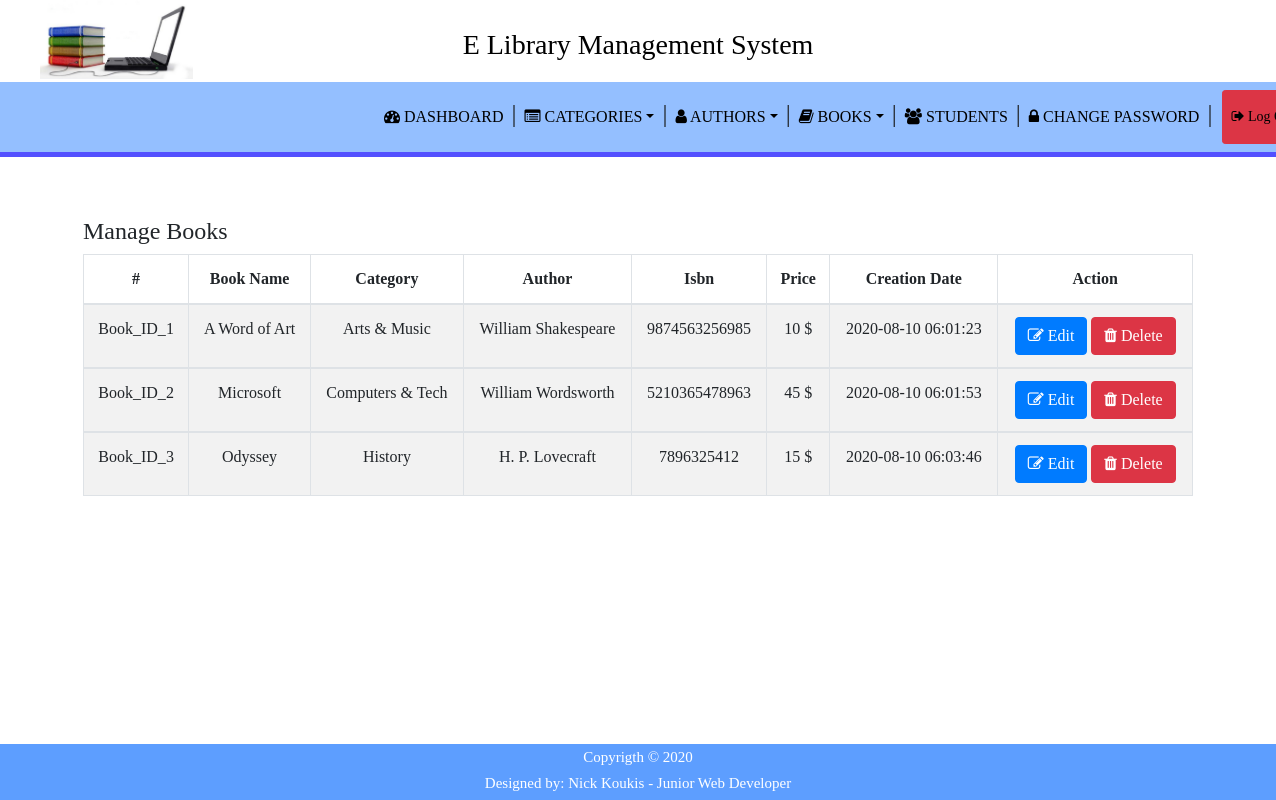
The page /admin/manage_books.php on the database as committed earlier.
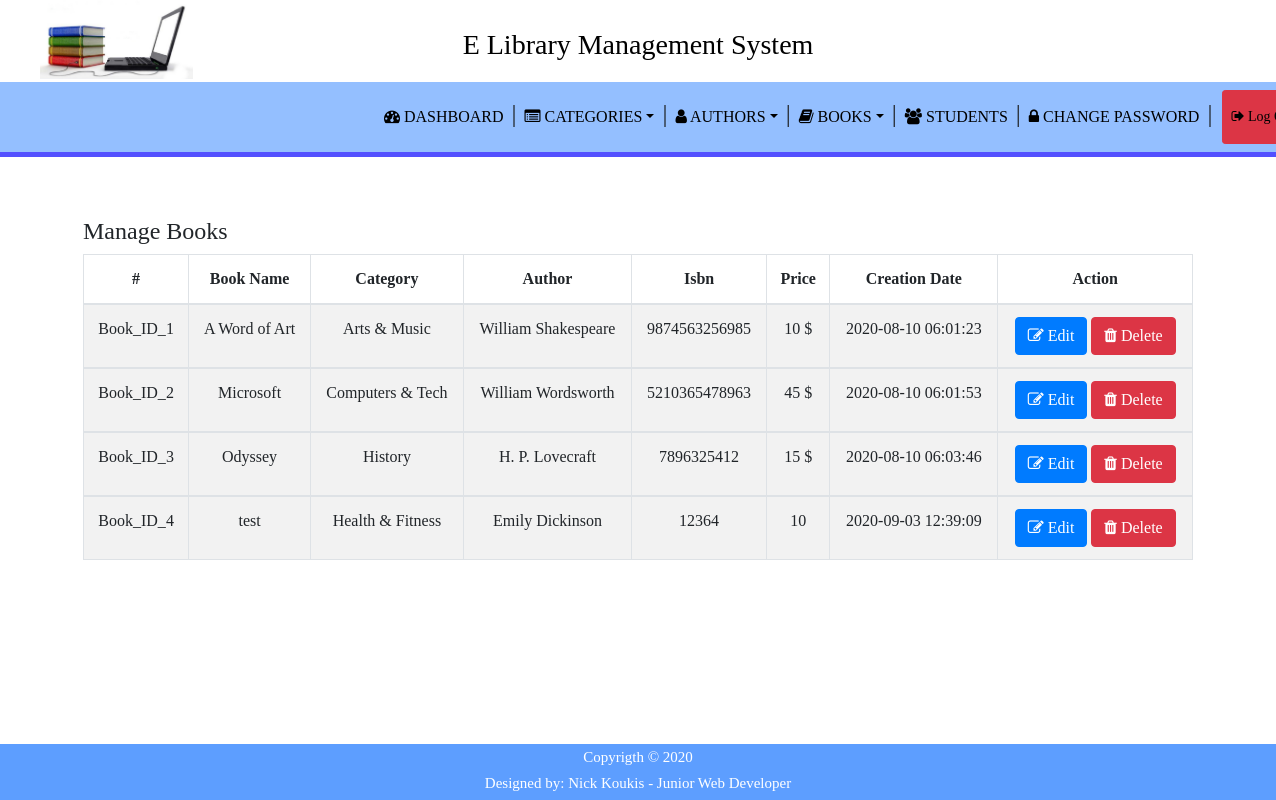
The same page on the database as committed later.
### tables this page shows
CREATE TABLE `admin_credits` (
  `id` int(11) NOT NULL,
  `username` varchar(100) NOT NULL,
  `password` varchar(100) NOT NULL,
  `creation_date` timestamp NULL DEFAULT current_timestamp(),
  `updation_date` timestamp NULL DEFAULT NULL ON UPDATE current_timestamp()
);

CREATE TABLE `books` (
  `id` int(11) NOT NULL,
  `book_name` varchar(250) NOT NULL,
  `category_id` int(11) NOT NULL,
  `author_id` int(11) NOT NULL,
  `price` varchar(100) NOT NULL,
  `isbn` varchar(100) NOT NULL,
  `creation_date` timestamp NULL DEFAULT current_timestamp(),
  `updation_date` timestamp NULL DEFAULT NULL ON UPDATE current_timestamp(),
  `status` int(11) DEFAULT 1
);

CREATE TABLE `category` (
  `id` int(11) NOT NULL,
  `category_name` varchar(150) NOT NULL,
  `status` int(1) NOT NULL,
  `creation_date` timestamp NULL DEFAULT current_timestamp(),
  `updation_date` timestamp NULL DEFAULT NULL ON UPDATE current_timestamp()
);

CREATE TABLE `authors` (
  `id` int(11) NOT NULL,
  `author_name` varchar(250) NOT NULL,
  `creation_date` timestamp NULL DEFAULT current_timestamp(),
  `updation_date` timestamp NULL DEFAULT NULL ON UPDATE current_timestamp()
);

### admin/manage_books.php (the view, shortened to what the changed rows need)
<?php
include 'admin_server.php';
?>
<!DOCTYPE html>
<html lang="en">
<head>
    <link rel="stylesheet" href="https://stackpath.bootstrapcdn.com/bootstrap/4.5.2/css/bootstrap.min.css">
    <link rel="stylesheet" href="https://cdnjs.cloudflare.com/ajax/libs/font-awesome/4.7.0/css/font-awesome.min.css">
    <link rel="stylesheet" href="assets/CSS/header.css">
    <link rel="stylesheet" href="assets/CSS/footer.css">
    <link rel="stylesheet" href="assets/CSS/manage_books.css">
</head>
    <body>
        <?php include 'includes/header.php'; ?>
        <?php
        if(isset($_GET['page'])){
            $page = $_GET['page'];
        }else{
            $page = 1;
        }
        $num_per_page = 05;
        $start_from = ($page-1)*05;
        $query = " SELECT books.id,books.book_name,category.category_name,authors.author_name,books.isbn,books.price,books.creation_date,books.updation_date
        from books inner join category on books.category_id=category.id inner join authors on books.author_id=authors.id
        limit $start_from, $num_per_page";
        $result = mysqli_query($db,$query);
        ?>
        <div class="content-wrapper ">
            <div class="container">
                <div class="row pad-botm">
                    <div class="col-md-12">
                        <div class="table-responsive">
                            <table class="table table-striped table-bordered table-hover " >
                            <thead>
                                <tr>
                                    <th>#</th>
                                    <th>Book Name</th>
                                    <th>Category</th>
                                    <th>Author</th>
                                    <th>Isbn</th>
                                    <th>Price</th>
                                    <th>Creation Date</th>
                                    <th>Action</th>
                                </tr>
                            </thead>
                            <?php
                                if($result){
                                    foreach ($result as $row){
                            ?>
                            <tbody >
                                <tr >
                                    <td><?php echo "Book_ID_" . $row['id']; ?></td>
                                    <td><?php echo $row['book_name']; ?></td>
                                    <td><?php echo $row['category_name']; ?></td>
                                    <td><?php echo $row['author_name']; ?></td>
                                    <td><?php echo $row['isbn']; ?></td>
                                    <td><?php echo $row['price']; ?></td>
                                    <td><?php echo $row['creation_date']; ?></td>
                                    <td>
                                        <a href="edit_book.php?edit_book_id=<?php echo $row['id'];?>"><button class="btn btn-primary"><i class="fa fa-edit"></i> Edit</button>
                                        <a href="manage_books.php?del_book_id=<?php echo $row['id'];?>" onclick="return confirm('Are you sure you want to delete this book?');" >  <button class="btn btn-danger"><i class="fa fa-trash"></i> Delete</button>
                                    </td>
                                </tr>
                            </tbody>
                            <?php
                                }
                            }
                            ?>
                            </table>
                        </div>
                    </div>
                </div>
            </div>
        </div>
    </body>
</html>

### admin/includes/header.php (shortened to what the changed rows need)
<?php
include '../includes/config.php';
?>
<header>
    <nav class="navbar navbar-expand-lg navbar-light black">
            <div class="container">
                <div class="collapse navbar-collapse" id="navbarSupportedContent">
                    <ul class="nav navbar-nav ml-auto w-100 justify-content-end" id="menu-top">
                        <li class="nav-item">
                            <a class="nav-link" href="index.php"><i class="fa fa-dashboard" aria-hidden="true"></i> DASHBOARD</a>
                        </li><span>|</span>
                        <li class="nav-item dropdown">
                            <a class="nav-link dropdown-toggle" href="#" data-toggle="dropdown"><i class="fa fa-list-alt" aria-hidden="true"></i> CATEGORIES</a>
                        </li><span>|</span>
                        <li class="nav-item dropdown">
                            <a class="nav-link dropdown-toggle" href="#" data-toggle="dropdown"><i class="fa fa-user" aria-hidden="true"></i> AUTHORS</a>
                        </li><span>|</span>
                        <li class="nav-item dropdown">
                            <a class="nav-link dropdown-toggle" href="#" data-toggle="dropdown"><i class="fa fa-book" aria-hidden="true"></i> BOOKS</a>
                        </li><span>|</span>
                        <li class="nav-item">
                            <a class="nav-link" href="students.php"><i class="fa fa-users" aria-hidden="true"></i> STUDENTS</a>
                        </li><span>|</span>
                        <li class="nav-item">
                            <?php
                            $query = "SELECT * FROM admin_credits";
                            $result = mysqli_query($db,$query);
                            if($result){
                                foreach ($result as $row){
                            ?>
                            <a class="nav-link" href="change_password.php"><i class="fa fa-lock" aria-hidden="true"></i> CHANGE PASSWORD</a>
                        </li><span>|</span>
                                <?php }} ?>
                        <a href="admin_logout.php" class="btn btn-danger btn-sm" id="btn_logout"><i class="fa fa-sign-out"></i> Log Out</a>
                    </ul>
                </div>
            </div>
        </nav>
</header>

Rows that differ between the two databases and show on the page:
added books: id "4", book_name "test", category.category_name "Health & Fitness", author.author_name "Emily Dickinson", isbn "12364", price "10", creation_date "2020-09-03 12:39:09"
